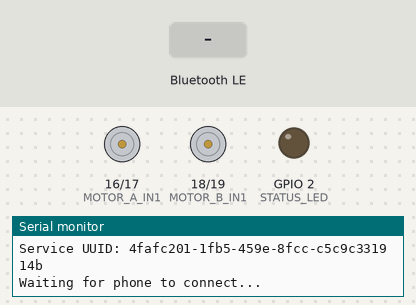
Recording of a sketch running on a simulated ESP32. Shown: motor-driver pin pairs drawn as motors (green arrow = first pin HIGH = forward, orange = second pin HIGH = backward, longer = more drive), output pins drawn as LEDs (lit = HIGH), the last lines printed to the serial monitor. The test bench sets the inputs (shaded band). Nothing arrives over Bluetooth unless stated; a phone connects over Bluetooth LE 3 s after start.

Above: at 2.2 s.
2.3 s: Bluetooth LE write "F" received
At 3.5 s:
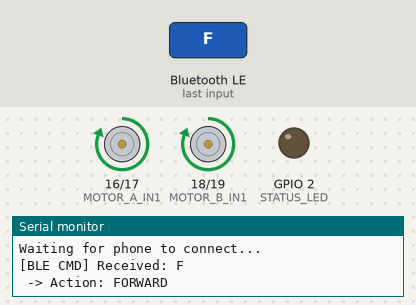
5.3 s: Bluetooth LE write "B" received
At 5.9 s:
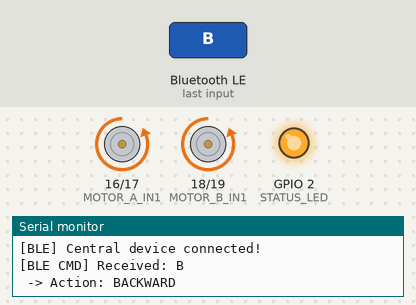
6.8 s: Bluetooth LE write "L" received
At 7.1 s:
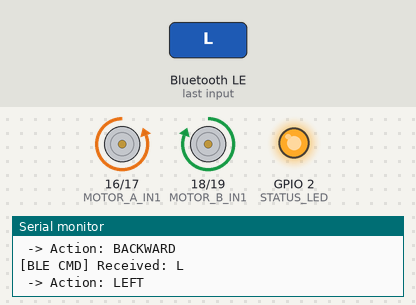
8.3 s: Bluetooth LE write "R" received
At 9.5 s:
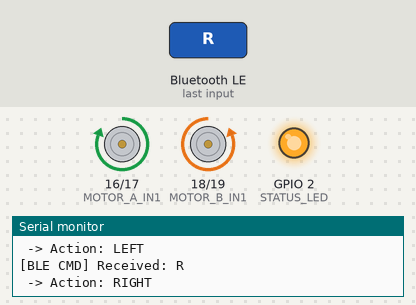
9.8 s: Bluetooth LE write "S" received
At 11.2 s:
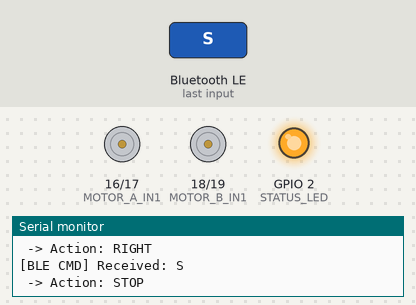
Timing chart, 0 to 12.3 s (numbered marks = the images above; inputs shaded):
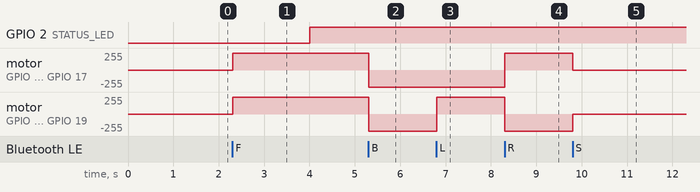

Measured:
- after the input at 2.3 s, motor on GPIO 16 (MOTOR_A_IN1) / GPIO 17 (MOTOR_A_IN2), motor on GPIO 18 (MOTOR_B_IN1) / GPIO 19 (MOTOR_B_IN2): stopped → forward 255/255 at once
- after the input at 5.3 s, motor on GPIO 16 (MOTOR_A_IN1) / GPIO 17 (MOTOR_A_IN2), motor on GPIO 18 (MOTOR_B_IN1) / GPIO 19 (MOTOR_B_IN2): forward 255/255 → backward 255/255 at once
- after the input at 6.8 s, motor on GPIO 18 (MOTOR_B_IN1) / GPIO 19 (MOTOR_B_IN2): backward 255/255 → forward 255/255 at once
- after the input at 8.3 s, motor on GPIO 16 (MOTOR_A_IN1) / GPIO 17 (MOTOR_A_IN2): backward 255/255 → forward 255/255 at once; motor on GPIO 18 (MOTOR_B_IN1) / GPIO 19 (MOTOR_B_IN2): forward 255/255 → backward 255/255 at once
- after the input at 9.8 s, motor on GPIO 16 (MOTOR_A_IN1) / GPIO 17 (MOTOR_A_IN2): forward 255/255 → stopped at once; motor on GPIO 18 (MOTOR_B_IN1) / GPIO 19 (MOTOR_B_IN2): backward 255/255 → stopped at once

The sketch:

RoboForensic_BLE_Rover.ino
```cpp
/*
 * ======================================================================================
 * ROBOFORENSIC BLE ROVER FIRMWARE
 * ======================================================================================
 * Device: ESP32 / ESP32-WROOM / ESP32-CAM
 * Bluetooth: BLE (Bluetooth Low Energy)
 * Web Controller: https://bejawadapavan.github.io/RoboForensic-Frontend/bluetooth.html
 *
 * UUIDs:
 *   Service UUID:        4fafc201-1fb5-459e-8fcc-c5c9c331914b
 *   Characteristic UUID: beb5483e-36e1-4688-b7f5-ea07361b26a8
 * ======================================================================================
 */

#include <BLEDevice.h>
#include <BLEServer.h>
#include <BLEUtils.h>
#include <BLE2902.h>

#define SERVICE_UUID        "4fafc201-1fb5-459e-8fcc-c5c9c331914b"
#define CHARACTERISTIC_UUID "beb5483e-36e1-4688-b7f5-ea07361b26a8"
#define DEVICE_NAME         "RoboForensic-Rover"

// ==========================================
// MOTOR PIN DEFINITIONS (L298N / TB6612 / L9110S)
// Adjust these pins according to your hardware wiring!
// ==========================================
#define MOTOR_A_IN1  16  // Left Motor Forward
#define MOTOR_A_IN2  17  // Left Motor Backward
#define MOTOR_B_IN1  18  // Right Motor Forward
#define MOTOR_B_IN2  19  // Right Motor Backward
#define STATUS_LED    2   // ESP32 Onboard Blue LED (GPIO 2 or 33 on ESP32-CAM)

BLEServer* pServer = NULL;
BLECharacteristic* pCharacteristic = NULL;
bool deviceConnected = false;
bool oldDeviceConnected = false;

// Function declarations
void moveForward();
void moveBackward();
void turnLeft();
void turnRight();
void stopMotors();

// ==========================================
// BLE SERVER CALLBACKS
// ==========================================
class ServerCallbacks : public BLEServerCallbacks {
    void onConnect(BLEServer* pServer) {
      deviceConnected = true;
      digitalWrite(STATUS_LED, HIGH);
      Serial.println("[BLE] Central device connected!");
    }

    void onDisconnect(BLEServer* pServer) {
      deviceConnected = false;
      digitalWrite(STATUS_LED, LOW);
      stopMotors();
      Serial.println("[BLE] Device disconnected. Restarting BLE advertising...");

      // CRITICAL FIX: Restart advertising so phone can reconnect immediately
      pServer->startAdvertising();
      Serial.println("[BLE] Advertising restarted. Ready for new connections.");
    }
};

// ==========================================
// BLE CHARACTERISTIC CALLBACKS
// ==========================================
class CharacteristicCallbacks : public BLECharacteristicCallbacks {
    void onWrite(BLECharacteristic *pCharacteristic) {
      String rxValue = pCharacteristic->getValue();

      if (rxValue.length() > 0) {
        char cmd = rxValue[0];
        Serial.print("[BLE CMD] Received: ");
        Serial.println(cmd);

        switch (cmd) {
          case 'F':
            Serial.println(" -> Action: FORWARD");
            moveForward();
            break;
          case 'B':
            Serial.println(" -> Action: BACKWARD");
            moveBackward();
            break;
          case 'L':
            Serial.println(" -> Action: LEFT");
            turnLeft();
            break;
          case 'R':
            Serial.println(" -> Action: RIGHT");
            turnRight();
            break;
          case 'S':
            Serial.println(" -> Action: STOP");
            stopMotors();
            break;
          default:
            Serial.print(" -> Action: UNKNOWN (");
            Serial.print(cmd);
            Serial.println(")");
            break;
        }
      }
    }
};

// ==========================================
// MOTOR CONTROL LOGIC
// ==========================================
void moveForward() {
  digitalWrite(MOTOR_A_IN1, HIGH);
  digitalWrite(MOTOR_A_IN2, LOW);
  digitalWrite(MOTOR_B_IN1, HIGH);
  digitalWrite(MOTOR_B_IN2, LOW);
}

void moveBackward() {
  digitalWrite(MOTOR_A_IN1, LOW);
  digitalWrite(MOTOR_A_IN2, HIGH);
  digitalWrite(MOTOR_B_IN1, LOW);
  digitalWrite(MOTOR_B_IN2, HIGH);
}

void turnLeft() {
  digitalWrite(MOTOR_A_IN1, LOW);
  digitalWrite(MOTOR_A_IN2, HIGH);
  digitalWrite(MOTOR_B_IN1, HIGH);
  digitalWrite(MOTOR_B_IN2, LOW);
}

void turnRight() {
  digitalWrite(MOTOR_A_IN1, HIGH);
  digitalWrite(MOTOR_A_IN2, LOW);
  digitalWrite(MOTOR_B_IN1, LOW);
  digitalWrite(MOTOR_B_IN2, HIGH);
}

void stopMotors() {
  digitalWrite(MOTOR_A_IN1, LOW);
  digitalWrite(MOTOR_A_IN2, LOW);
  digitalWrite(MOTOR_B_IN1, LOW);
  digitalWrite(MOTOR_B_IN2, LOW);
}

// ==========================================
// SETUP & INITIALIZATION
// ==========================================
void setup() {
  Serial.begin(115200);
  delay(1000);
  Serial.println("\n==========================================");
  Serial.println("ROBOFORENSIC ESP32 BLE ROVER STARTING...");
  Serial.println("==========================================");

  // Initialize motor pins as outputs
  pinMode(MOTOR_A_IN1, OUTPUT);
  pinMode(MOTOR_A_IN2, OUTPUT);
  pinMode(MOTOR_B_IN1, OUTPUT);
  pinMode(MOTOR_B_IN2, OUTPUT);
  pinMode(STATUS_LED, OUTPUT);

  // Ensure motors start stopped
  stopMotors();
  digitalWrite(STATUS_LED, LOW);

  // Initialize BLE Device
  BLEDevice::init(DEVICE_NAME);

  // Create BLE Server
  pServer = BLEDevice::createServer();
  pServer->setCallbacks(new ServerCallbacks());

  // Create BLE Service
  BLEService *pService = pServer->createService(SERVICE_UUID);

  // Create BLE Characteristic with Read, Write, Write-No-Response, and Notify
  pCharacteristic = pService->createCharacteristic(
                      CHARACTERISTIC_UUID,
                      BLECharacteristic::PROPERTY_READ   |
                      BLECharacteristic::PROPERTY_WRITE  |
                      BLECharacteristic::PROPERTY_WRITE_NR |
                      BLECharacteristic::PROPERTY_NOTIFY
                    );

  pCharacteristic->setCallbacks(new CharacteristicCallbacks());
  pCharacteristic->addDescriptor(new BLE2902());

  // Start the service
  pService->start();

  // Configure BLE Advertising
  BLEAdvertising *pAdvertising = BLEDevice::getAdvertising();
  pAdvertising->addServiceUUID(SERVICE_UUID);
  pAdvertising->setScanResponse(true);
  pAdvertising->setMinPreferred(0x06);  // iPhone connection helper
  pAdvertising->setMinPreferred(0x12);

  BLEDevice::startAdvertising();

  Serial.print("BLE Rover Advertising as: ");
  Serial.println(DEVICE_NAME);
  Serial.print("Service UUID: ");
  Serial.println(SERVICE_UUID);
  Serial.println("Waiting for phone to connect...\n");
}

void loop() {
  // Disconnect / reconnect state handling
  if (!deviceConnected && oldDeviceConnected) {
    delay(500); // Give Bluetooth stack time to settle
    pServer->startAdvertising();
    oldDeviceConnected = deviceConnected;
  }

  if (deviceConnected && !oldDeviceConnected) {
    oldDeviceConnected = deviceConnected;
  }

  delay(20);
}
```
